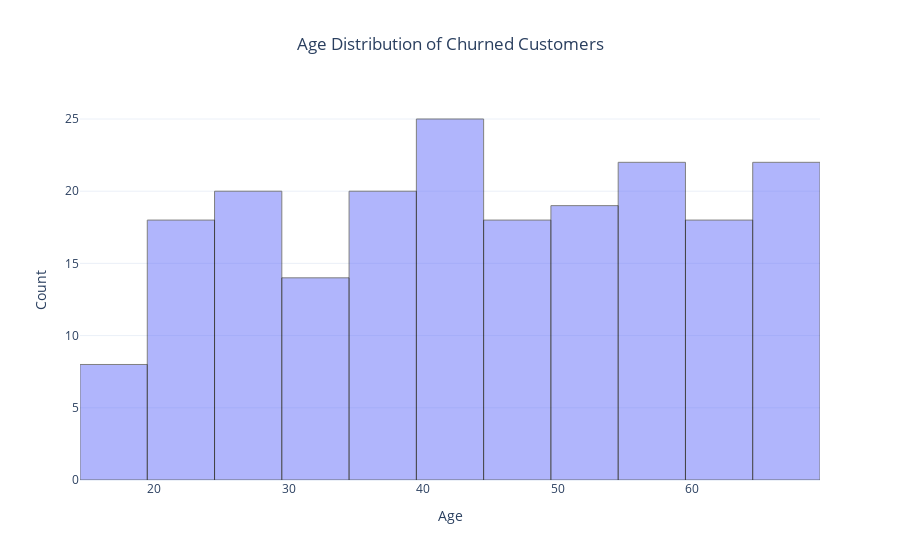

The cell this chart's notebook holds for it:
### Markdown cell above
Age group 40 - 44 have most of the Churned i.e 25

### Code cell
# Histogram for Age Distribution of Churned Customers
fig = plot_histogram(customeer_demo_df, 
                     x_column='Age', 
                     title='Age Distribution of Churned Customers', 
                     x_label='Age', 
                     y_label='Count', 
                     barmode='overlay')
fig.show()

### Figure 1 — Plotly figure (JSON) as saved in the notebook; plotly's stock layout.template omitted (floating-point values rounded to 4 significant figures; data arrays with more than 128 entries replaced by an {"elided": "..."} marker saying what was removed)
{"data": [{"alignmentgroup": "True", "bingroup": "x", "hovertemplate": "Age=%{x}<br>count=%{y}<extra></extra>", "legendgroup": "", "marker": {"color": "#636efa", "line": {"color": "black", "width": 1}, "opacity": 0.5, "pattern": {"shape": ""}}, "name": "", "offsetgroup": "", "orientation": "v", "showlegend": false, "type": "histogram", "x": {"elided": "204 int values"}, "xaxis": "x", "yaxis": "y"}], "layout": {"autosize": true, "barmode": "overlay", "legend": {"tracegroupgap": 0}, "title": {"text": "Age Distribution of Churned Customers", "x": 0.5}, "xaxis": {"anchor": "y", "autorange": true, "domain": [0, 1], "range": [14.5, 69.5], "title": {"text": "Age"}, "type": "linear"}, "yaxis": {"anchor": "x", "autorange": true, "domain": [0, 1], "range": [0, 26.32], "title": {"text": "Count"}}}}
